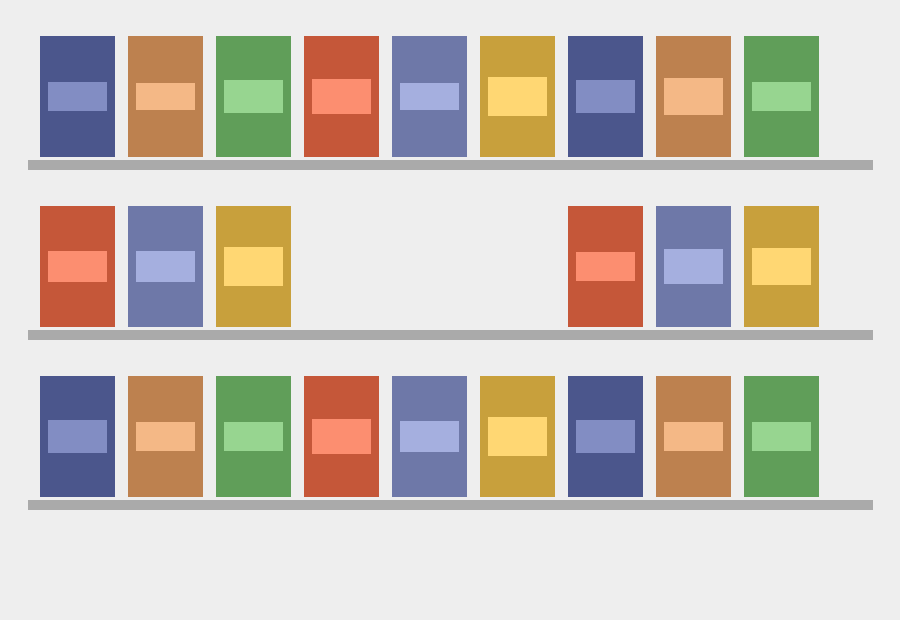
#> input picture examples/gondola.png, 900 x 620 px
$ python -i contour.py   (imports and definitions only)
#> lines starting #> are read from the running program, lines starting #| are printed output that depends on the picture
"""Detector por contorno: encontra retangulos de alto contraste, sem rede neural.

Isto **nao e um detector de varejo** e o nome do arquivo nao tenta disfarcar.
Ele encontra blocos retangulares que se destacam do fundo. Numa foto de gondola
real, com iluminacao de supermercado, embalagem brilhante e produto encostado em
produto, o resultado e ruim -- e essa limitacao esta escrita aqui, no ``--help``
e no README.

Existe por dois motivos concretos:

1. **Testes de ponta a ponta reais.** Com ele a suite exercita o caminho
   completo -- carregar imagem, retificar, detectar, calcular, desenhar -- sobre
   uma imagem sintetica gerada em runtime cujo resultado e conhecido
   matematicamente. Sem mock, sem peso, em milissegundos.
2. **Demonstracao sem dependencia pesada.** Permite ver a ferramenta funcionando
   ponta a ponta sem instalar torch, o que importa para quem so quer avaliar o
   projeto.

Metodo: escala de cinza, limiar de Otsu, contornos externos, retangulo
envolvente, filtro por area e por proporcao. Deterministico -- nenhuma etapa
usa aleatoriedade.
"""

from __future__ import annotations

from typing import TYPE_CHECKING

import cv2

from vitrine.domain.models import BoundingBox, Detection, DetectorInfo
from vitrine.errors import DetectorError

if TYPE_CHECKING:
    import numpy as np
    from numpy.typing import NDArray

DEFAULT_MIN_AREA_RATIO = 0.0005
"""Area minima de um produto, em fracao da area da imagem."""

DEFAULT_MAX_AREA_RATIO = 0.5
"""Area maxima: acima disto o contorno e o fundo ou a propria gondola."""

DEFAULT_MAX_ASPECT = 12.0
"""Proporcao maxima entre lados. Acima disto e prateleira, moldura ou risco."""


# [88 lines that did not run here, left out]

>>> import cv2
>>> picture = cv2.imread('../../../examples/gondola.png', cv2.IMREAD_GRAYSCALE)
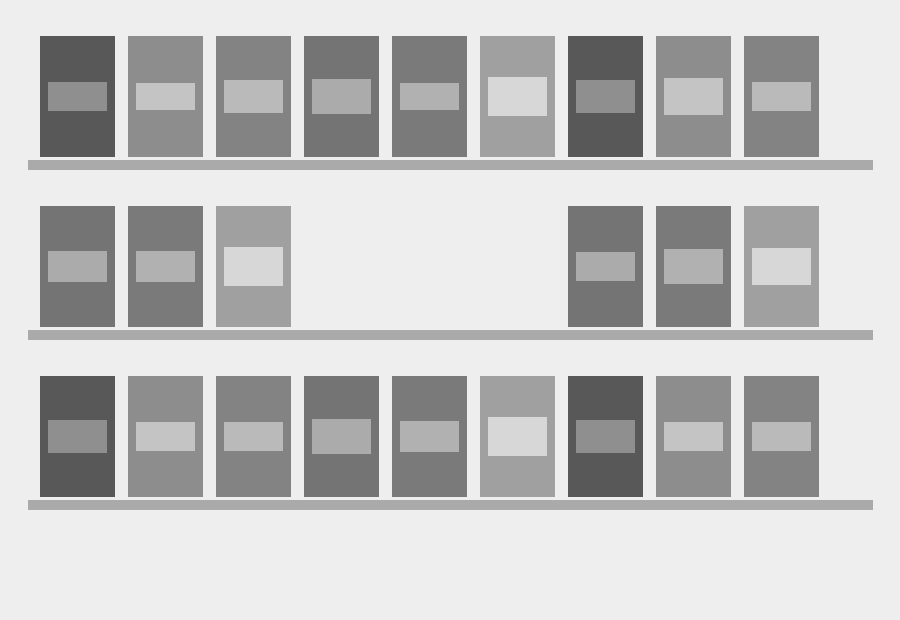
#> picture: shape (620, 900); min 88, max 238, mean 195.8
#> (the run stopped early here; a loop or call above may not have finished)
